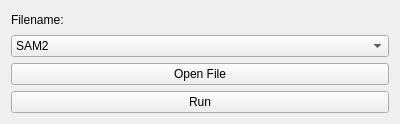
<?xml version="1.0" encoding="UTF-8"?>
<ui version="4.0">
 <class>Form</class>
 <widget class="QWidget" name="Form">
  <property name="geometry">
   <rect>
    <x>0</x>
    <y>0</y>
    <width>400</width>
    <height>124</height>
   </rect>
  </property>
  <property name="sizePolicy">
   <sizepolicy hsizetype="Fixed" vsizetype="Fixed">
    <horstretch>0</horstretch>
    <verstretch>0</verstretch>
   </sizepolicy>
  </property>
  <property name="windowTitle">
   <string>Form</string>
  </property>
  <layout class="QVBoxLayout" name="verticalLayout">
   <item>
    <widget class="QLabel" name="label">
     <property name="text">
      <string>Filename: </string>
     </property>
    </widget>
   </item>
   <item>
    <widget class="QComboBox" name="modelBox">
     <item>
      <property name="text">
       <string>SAM2</string>
      </property>
     </item>
     <item>
      <property name="text">
       <string>YOLOv11</string>
      </property>
     </item>
     <item>
      <property name="text">
       <string>YOLOv11 SAM2</string>
      </property>
     </item>
    </widget>
   </item>
   <item>
    <widget class="QPushButton" name="openBTN">
     <property name="text">
      <string>Open File</string>
     </property>
    </widget>
   </item>
   <item>
    <widget class="QPushButton" name="runBTN">
     <property name="text">
      <string>Run</string>
     </property>
    </widget>
   </item>
  </layout>
 </widget>
 <resources/>
 <connections/>
</ui>
